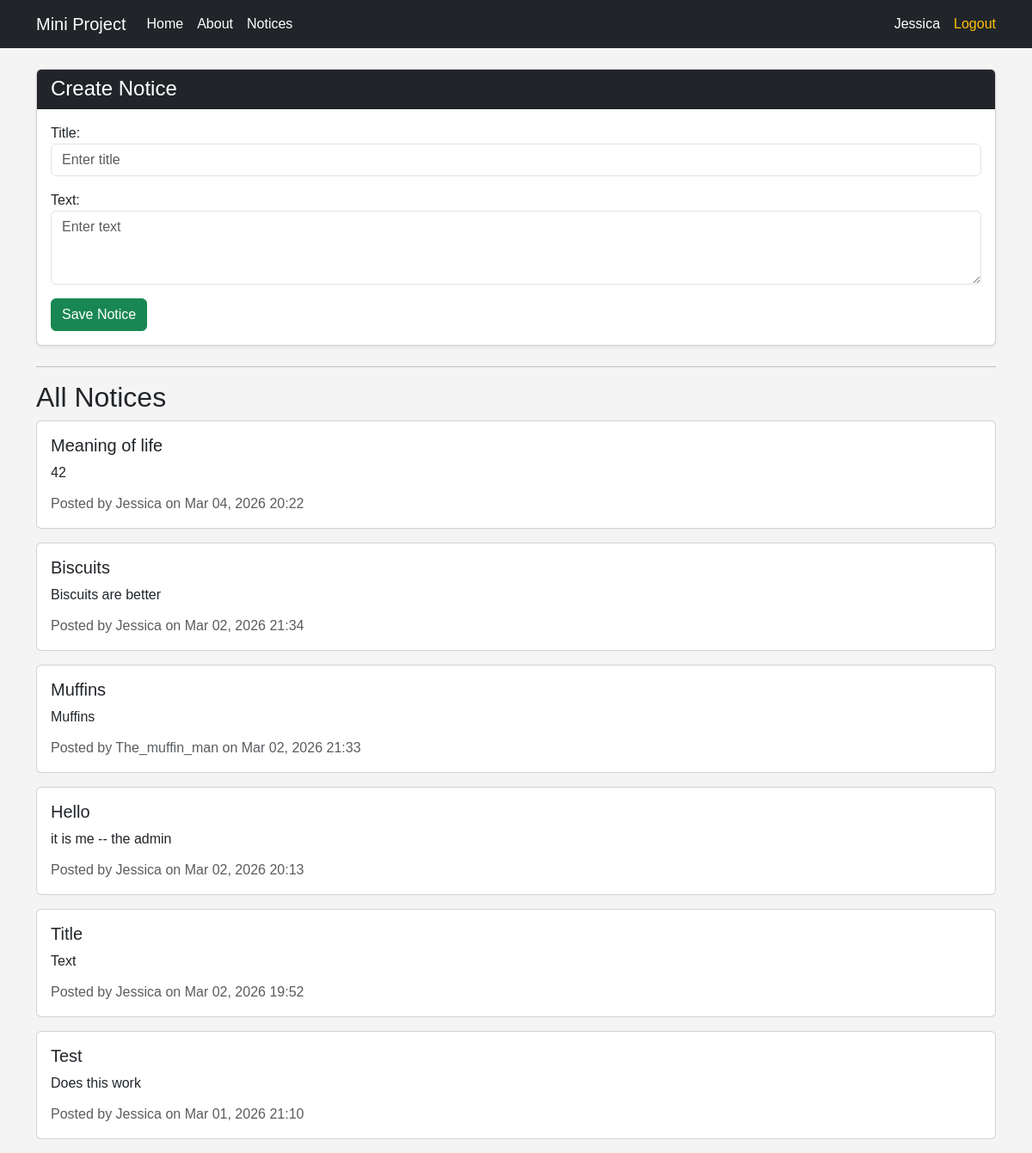
/notices/ (signed in), run on an earlier commit of the app's database.
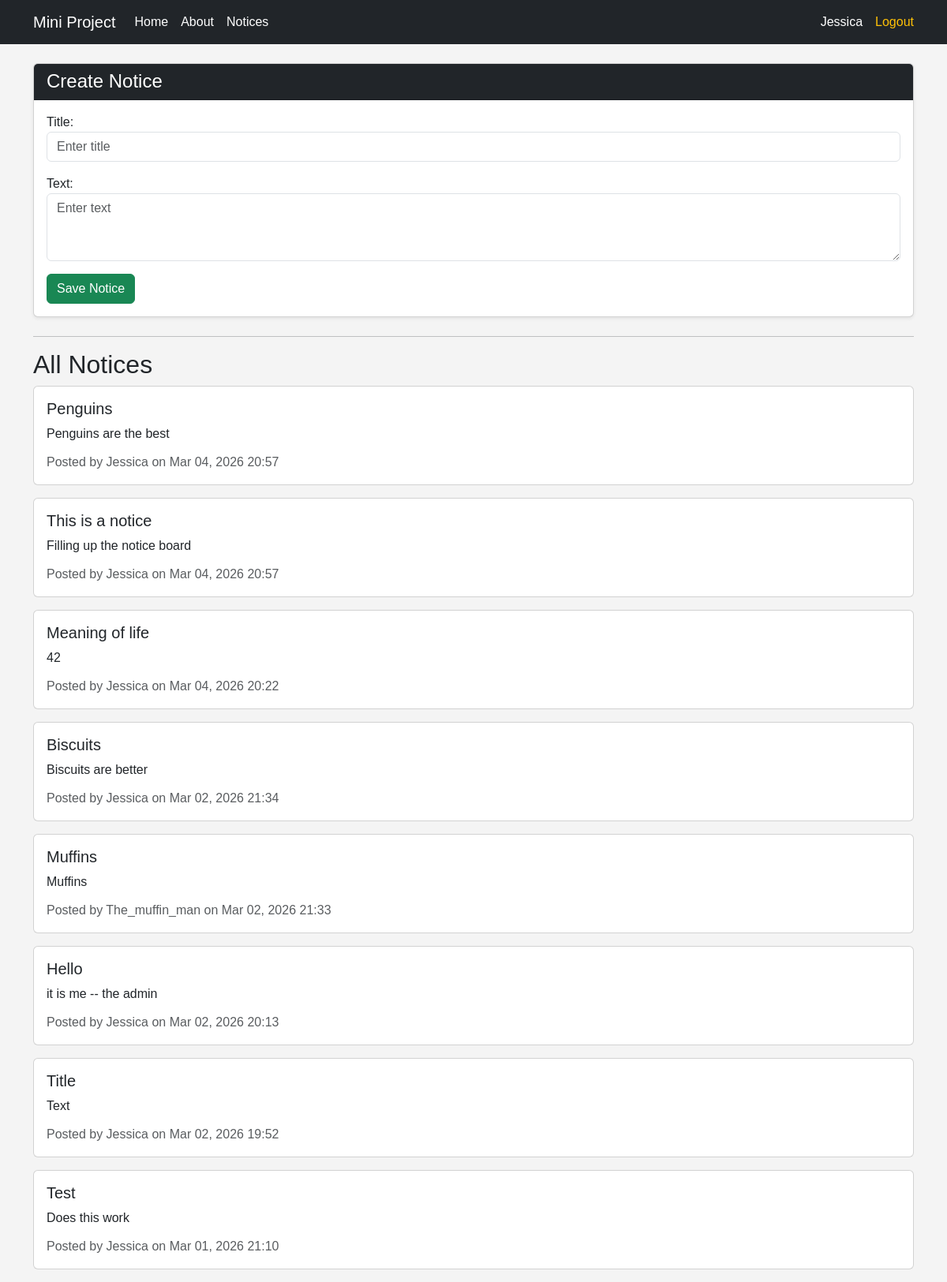
And on a later commit of the database.
### board/models.py (models this page shows, shortened)
class Notice(models.Model):
    user = models.ForeignKey(User, on_delete=models.CASCADE)
    title = models.CharField(max_length=200)
    text = models.TextField()
    created_at = models.DateTimeField(auto_now_add=True)

### board/views.py (the view)
# urls.py: path('notices/', views.notices, name='notices'),
@login_required
def notices(request):
    if request.method == 'POST':
        form = NoticeForm(request.POST)
        if form.is_valid():
            notice = form.save(commit=False)
            notice.user = request.user
            notice.save()
            return redirect('notices')
    else:
        form = NoticeForm()
    all_notices = Notice.objects.all().order_by('-created_at')
    return render(request, 'board/notices.html', {
        'form': form,
        'notices': all_notices
    })

### board/forms.py
class NoticeForm(forms.ModelForm):
    class Meta:
        model = Notice
        fields = ['title', 'text']
        widgets = {
            'title': forms.TextInput(attrs={'class': 'form-control', 'placeholder': 'Enter title'}),
            'text': forms.Textarea(attrs={'class': 'form-control', 'placeholder': 'Enter text', 'rows': 3}),
        }

### Templates/board/notices.html (shortened to what this page needs)
{% extends 'board/base.html' %}
{% block content %}
<div class="card mb-4 shadow-sm">
    <div class="card-header bg-dark text-white">
        <h4 class="mb-0">Create Notice</h4>
    </div>
    <div class="card-body">
        <form method="POST">
            {{ form.as_p }}
            <button type="submit" class="btn btn-success">Save Notice</button>
        </form>
    </div>
</div>
<hr>
<h2>All Notices</h2>
{% for notice in notices %}
    <div class="card mb-3">
        <div class="card-body">
            <h5 class="card-title">{{ notice.title }}</h5>
            <p class="card-text">{{ notice.text }}</p>
            <p class="card-subtitle text-muted">
                Posted by {{ notice.user.username }} on {{ notice.created_at|date:"M d, Y H:i" }}
            </p>
        </div>
    </div>
{% empty %}
    <p>No notices yet.</p>
{% endfor %}
{% endblock %}

What changed in the data, as far as the page shows it:
added Notice: title "Penguins", text "Penguins are the best", user.username "Jessica", created_at "Mar 04, 2026 20:57"
added Notice: title "This is a notice", text "Filling up the notice board", user.username "Jessica", created_at "Mar 04, 2026 20:57"
